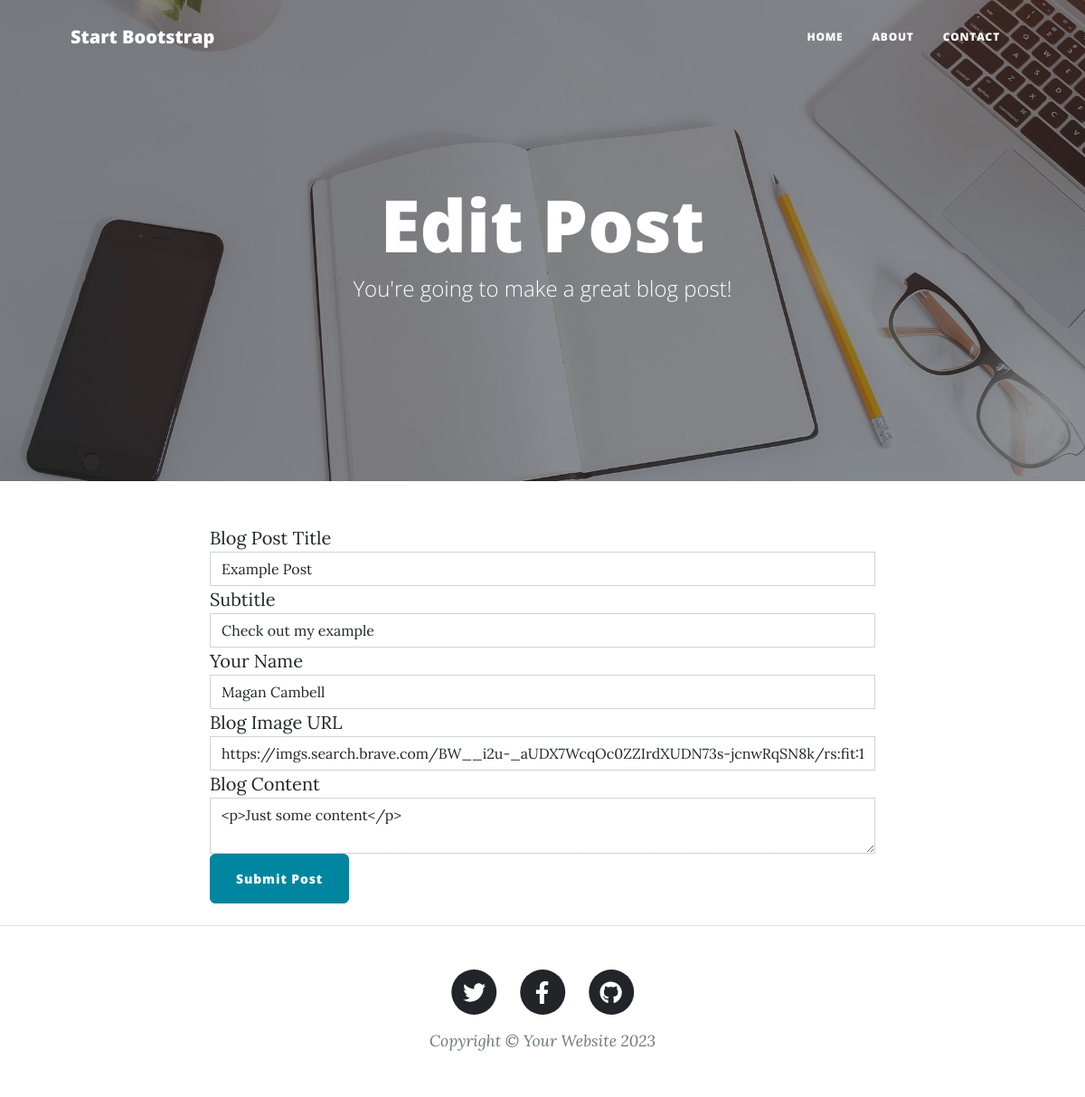
The app's page /edit-post/1, older data.
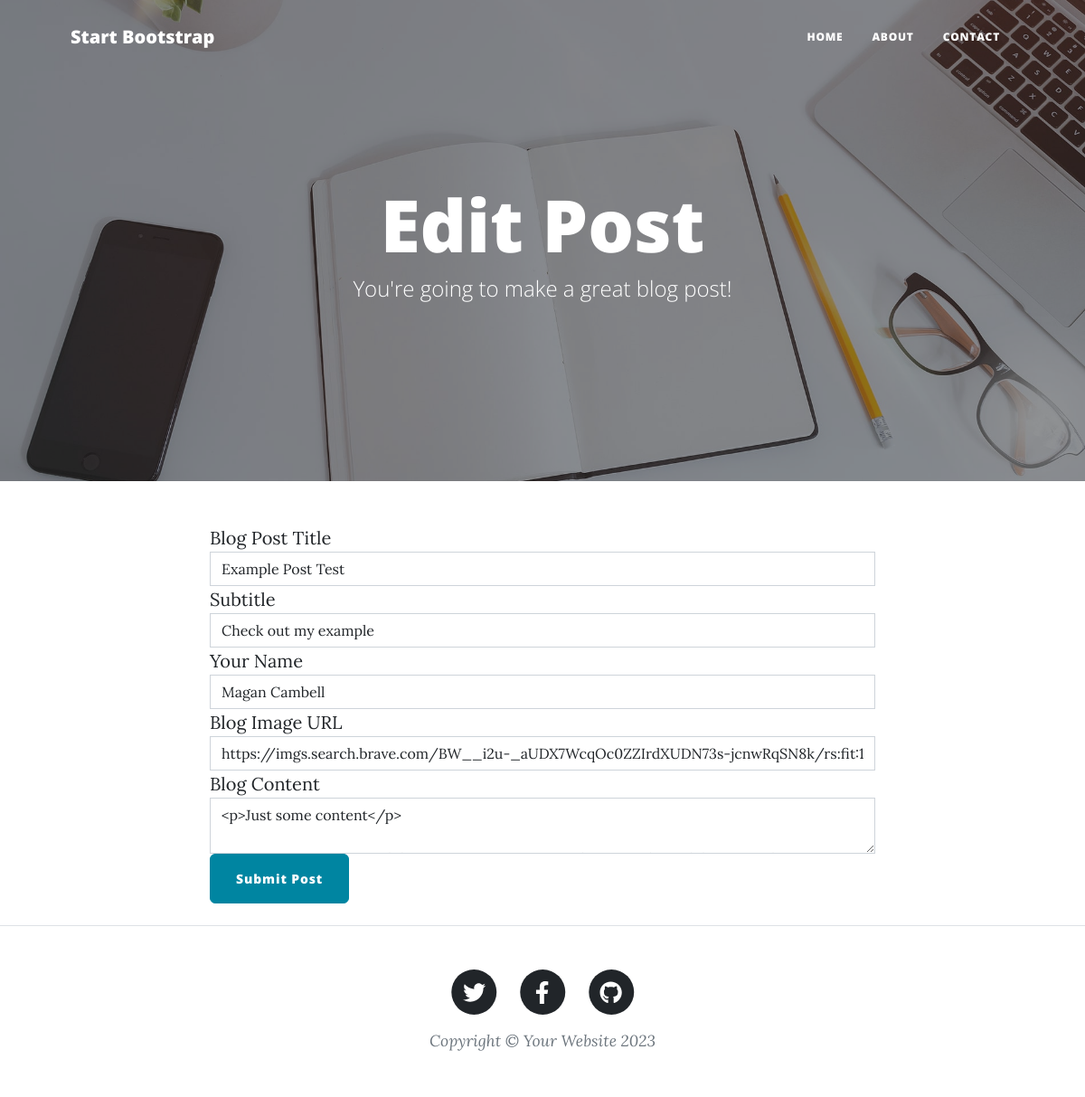
The same page, newer data.
### main.py (models this page shows)
class BlogPost(db.Model):
    id: Mapped[int] = mapped_column(Integer, primary_key=True)
    title: Mapped[str] = mapped_column(String(250), unique=True, nullable=False)
    subtitle: Mapped[str] = mapped_column(String(250), nullable=False)
    date: Mapped[str] = mapped_column(String(250), nullable=False)
    body: Mapped[str] = mapped_column(Text, nullable=False)
    author: Mapped[str] = mapped_column(String(250), nullable=False)
    img_url: Mapped[str] = mapped_column(String(250), nullable=False)

### main.py (the view, shortened to what this page needs)
@app.route('/edit-post/<post_id>', methods=['GET', 'POST'])
def edit_post(post_id):
    post = db.session.query(BlogPost).filter_by(id=post_id).scalar()
    edit_form = PostForm()
    if request.method == 'GET':
        edit_form.title.data = post.title
        edit_form.subtitle.data = post.subtitle
        edit_form.url_img.data = post.img_url
        edit_form.author.data = post.author
        edit_form.body.data = post.body
        return render_template("make-post.html", form=edit_form, new=False, post=post)

### main.py
class PostForm(FlaskForm):
    title = StringField('Blog Post Title')
    subtitle = StringField('Subtitle')
    author = StringField('Your Name')
    url_img = StringField('Blog Image URL')
    body = CKEditorField('Blog Content')  # <--
    submit = SubmitField('Submit Post')

### templates/make-post.html (shortened to what this page needs)
{% block content %} {% include "header.html" %}
{% from 'bootstrap4/form.html' import render_form %}
<header
        class="masthead"
        style="background-image: url('../static/assets/img/edit-bg.jpg')"
>
    <div class="container position-relative px-4 px-lg-5">
        <div class="row gx-4 gx-lg-5 justify-content-center">
            <div class="col-md-10 col-lg-8 col-xl-7">
                <div class="page-heading">
                    {% if new %}
                    <h1>New Post</h1>
                    {% else %}
                    <h1>Edit Post</h1>
                    {% endif %}
                    <span class="subheading"
                    >You're going to make a great blog post!</span
                    >
                </div>
            </div>
        </div>
    </div>
</header>
<main class="mb-4">
    <div class="container">
        <div class="row">
            <div class="col-lg-8 col-md-10 mx-auto">
                {% if new %}
                <form method="POST" action="{{ url_for('add_new_post') }}">
                {% else %}
                <form method="POST" action="{{ url_for('edit_post', post_id=post.id) }}">
                 {% endif %}
                    {{ render_form(form) }}
                </form>
            </div>
        </div>
    </div>
</main>
{% include "footer.html" %} {% endblock %}

Row changes from the older to the newer data that the page shows:
changed BlogPost "Check out my example": title "Example Post" → "Example Post Test"
